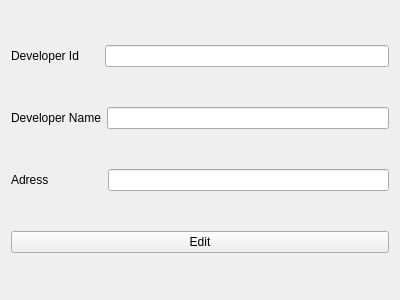
<?xml version="1.0" encoding="UTF-8"?>
<ui version="4.0">
 <class>Form</class>
 <widget class="QWidget" name="Form">
  <property name="geometry">
   <rect>
    <x>0</x>
    <y>0</y>
    <width>400</width>
    <height>300</height>
   </rect>
  </property>
  <property name="windowTitle">
   <string>Edit Developer</string>
  </property>
  <layout class="QVBoxLayout" name="verticalLayout">
   <item>
    <layout class="QHBoxLayout" name="horizontalLayout">
     <item>
      <widget class="QLabel" name="label">
       <property name="text">
        <string>Developer Id      </string>
       </property>
      </widget>
     </item>
     <item>
      <widget class="QLineEdit" name="devId"/>
     </item>
    </layout>
   </item>
   <item>
    <layout class="QHBoxLayout" name="horizontalLayout_2">
     <item>
      <widget class="QLabel" name="label_2">
       <property name="text">
        <string>Developer Name</string>
       </property>
      </widget>
     </item>
     <item>
      <widget class="QLineEdit" name="devName"/>
     </item>
    </layout>
   </item>
   <item>
    <layout class="QHBoxLayout" name="horizontalLayout_3">
     <item>
      <widget class="QLabel" name="label_3">
       <property name="text">
        <string>Adress                </string>
       </property>
      </widget>
     </item>
     <item>
      <widget class="QLineEdit" name="address"/>
     </item>
    </layout>
   </item>
   <item>
    <widget class="QPushButton" name="Update">
     <property name="text">
      <string>Edit</string>
     </property>
    </widget>
   </item>
  </layout>
 </widget>
 <resources/>
 <connections/>
</ui>
